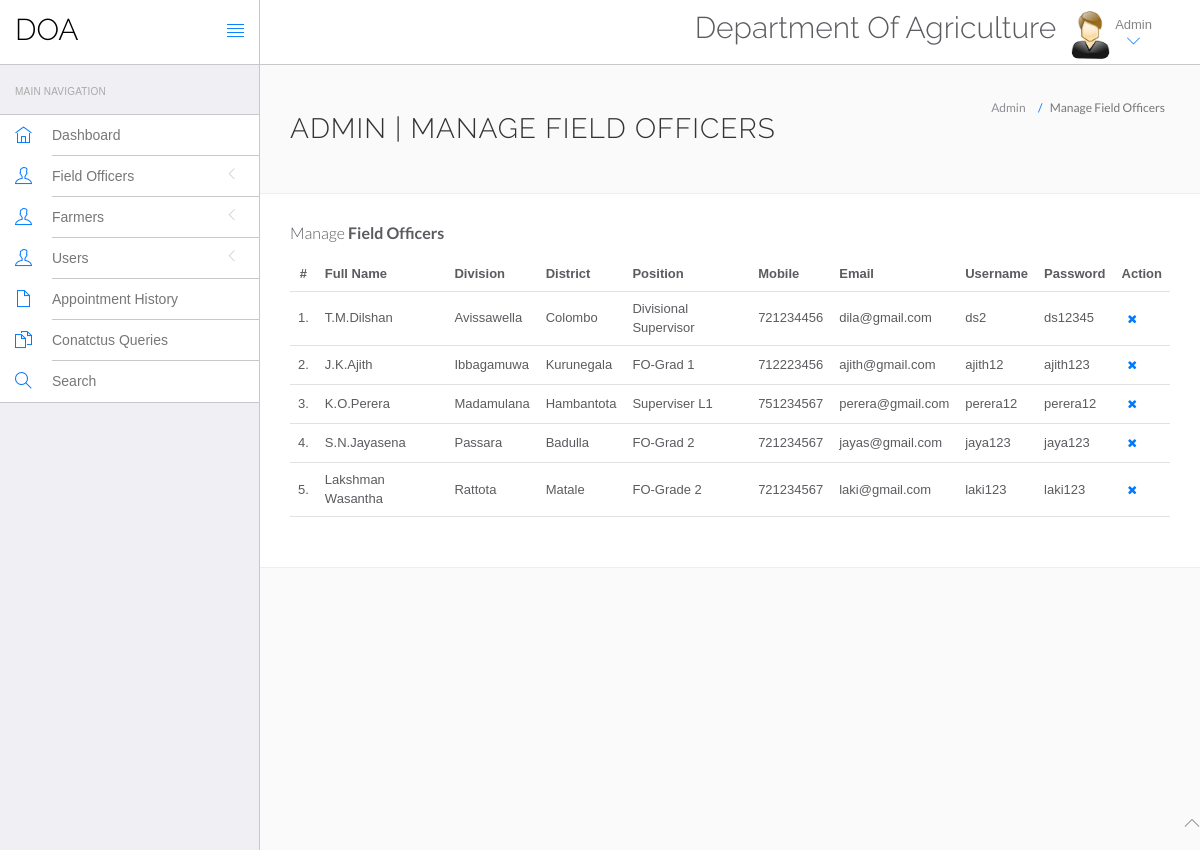
Screenshot of /doa/main/admin/manage-fieldoff.php with the database file from the repository.
### tables this page shows
CREATE TABLE `fieldoff` (
  `id` int(11) NOT NULL,
  `name` varchar(255) DEFAULT NULL,
  `division` varchar(255) DEFAULT NULL,
  `distid` varchar(255) NOT NULL,
  `district` varchar(255) DEFAULT NULL,
  `position` varchar(255) DEFAULT NULL,
  `contactno` bigint(11) DEFAULT NULL,
  `username` varchar(255) DEFAULT NULL,
  `password` varchar(255) DEFAULT NULL,
  `email` varchar(255) DEFAULT NULL
);

### doa/main/admin/manage-fieldoff.php (the view, shortened to what this page needs)
<?php
include('include/config.php');
?>
<!DOCTYPE html>
<html lang="en">
	<head>
		<link rel="stylesheet" href="vendor/bootstrap/css/bootstrap.min.css">
		<link rel="stylesheet" href="vendor/fontawesome/css/font-awesome.min.css">
		<link rel="stylesheet" href="vendor/themify-icons/themify-icons.min.css">
		<link href="vendor/animate.css/animate.min.css" rel="stylesheet" media="screen">
		<link href="vendor/perfect-scrollbar/perfect-scrollbar.min.css" rel="stylesheet" media="screen">
		<link href="vendor/switchery/switchery.min.css" rel="stylesheet" media="screen">
		<link href="vendor/bootstrap-touchspin/jquery.bootstrap-touchspin.min.css" rel="stylesheet" media="screen">
		<link href="vendor/select2/select2.min.css" rel="stylesheet" media="screen">
		<link href="vendor/bootstrap-datepicker/bootstrap-datepicker3.standalone.min.css" rel="stylesheet" media="screen">
		<link href="vendor/bootstrap-timepicker/bootstrap-timepicker.min.css" rel="stylesheet" media="screen">
		<link rel="stylesheet" href="assets/css/styles.css">
		<link rel="stylesheet" href="assets/css/plugins.css">
		<link rel="stylesheet" href="assets/css/themes/theme-1.css" id="skin_color" />
	</head>
	<body>
		<div id="app">
<?php include('include/sidebar.php');?>
			<div class="app-content">
						<?php include('include/header.php');?>
				<div class="main-content" >
					<div class="wrap-content container" id="container">
						<section id="page-title">
							<div class="row">
								<div class="col-sm-8">
									<h1 class="mainTitle">Admin | Manage Field Officers</h1>
																	</div>
								<ol class="breadcrumb">
									<li>
										<span>Admin</span>
									</li>
									<li class="active">
										<span>Manage Field Officers</span>
									</li>
								</ol>
							</div>
						</section>
						<div class="container-fluid container-fullw bg-white">
									<div class="row">
								<div class="col-md-12">
									<h5 class="over-title margin-bottom-15">Manage <span class="text-bold">Field Officers</span></h5>
									<table class="table table-hover" id="sample-table-1">
										<thead>
											<tr>
												<th class="center">#</th>
												<th>Full Name</th>
												<th class="hidden-xs">Division</th>
												<th>District</th>
                                                <th>Position</th>
												<th>Mobile </th>
												<th>Email </th>
												<th>Username</th>
												<th>Password</th>
												<th>Action</th>
											</tr>
										</thead>
										<tbody>
													<?php
                                                        $sql=mysqli_query($con,"select * from fieldoff");
                                                        $cnt=1;
                                                        while($row=mysqli_fetch_array($sql))
                                                        {
													?>
											<tr>
												<td class="center"><?php echo $cnt;?>.</td>
												<td class="hidden-xs"><?php echo $row['name'];?></td>
												<td><?php echo $row['division'];?></td>
												<td><?php echo $row['district'];?></td>
                                                <td><?php echo $row['position'];?></td>
												<td><?php echo $row['contactno'];?></td>
												<td><?php echo $row['email'];?></td>
												<td><?php echo $row['username'];?></td>
												<td><?php echo $row['password'];?>
												</td>
												<td >
												<div class="visible-md visible-lg hidden-sm hidden-xs">
	<a href="manage-fieldoff.php?id=<?php echo $row['id']?>&del=delete" onClick="return confirm('Are you sure you want to delete?')"class="btn btn-transparent btn-xs tooltips" tooltip-placement="top" tooltip="Remove"><i class="fa fa-times fa fa-white"></i></a>
												</div></td>
											</tr>
											<?php
$cnt=$cnt+1;
											 }?>
										</tbody>
									</table>
								</div>
							</div>
								</div>
							</div>
						</div>
					</div>
				</div>
	<?php include('include/footer.php');?>
	</body>
</html>

### doa/main/admin/assets/css/themes/theme-1.css (style rules this page uses)
body { background: #FAFAFA; }

### rows the page displays
fieldoff: name "T.M.Dilshan", division "Avissawella", district "Colombo", position "Divisional Supervisor", contactno "721234456", email "dila@gmail.com", username "ds2", password "ds12345"
fieldoff: name "J.K.Ajith", division "Ibbagamuwa", district "Kurunegala", position "FO-Grad 1", contactno "712223456", email "ajith@gmail.com", username "ajith12", password "ajith123"
fieldoff: name "K.O.Perera", division "Madamulana", district "Hambantota", position "Superviser L1", contactno "751234567", email "perera@gmail.com", username "perera12", password "perera12"
fieldoff: name "S.N.Jayasena", division "Passara", district "Badulla", position "FO-Grad 2", contactno "721234567", email "jayas@gmail.com", username "jaya123", password "jaya123"
fieldoff: name "Lakshman Wasantha", division "Rattota", district "Matale", position "FO-Grade 2", contactno "721234567", email "laki@gmail.com", username "laki123", password "laki123"
